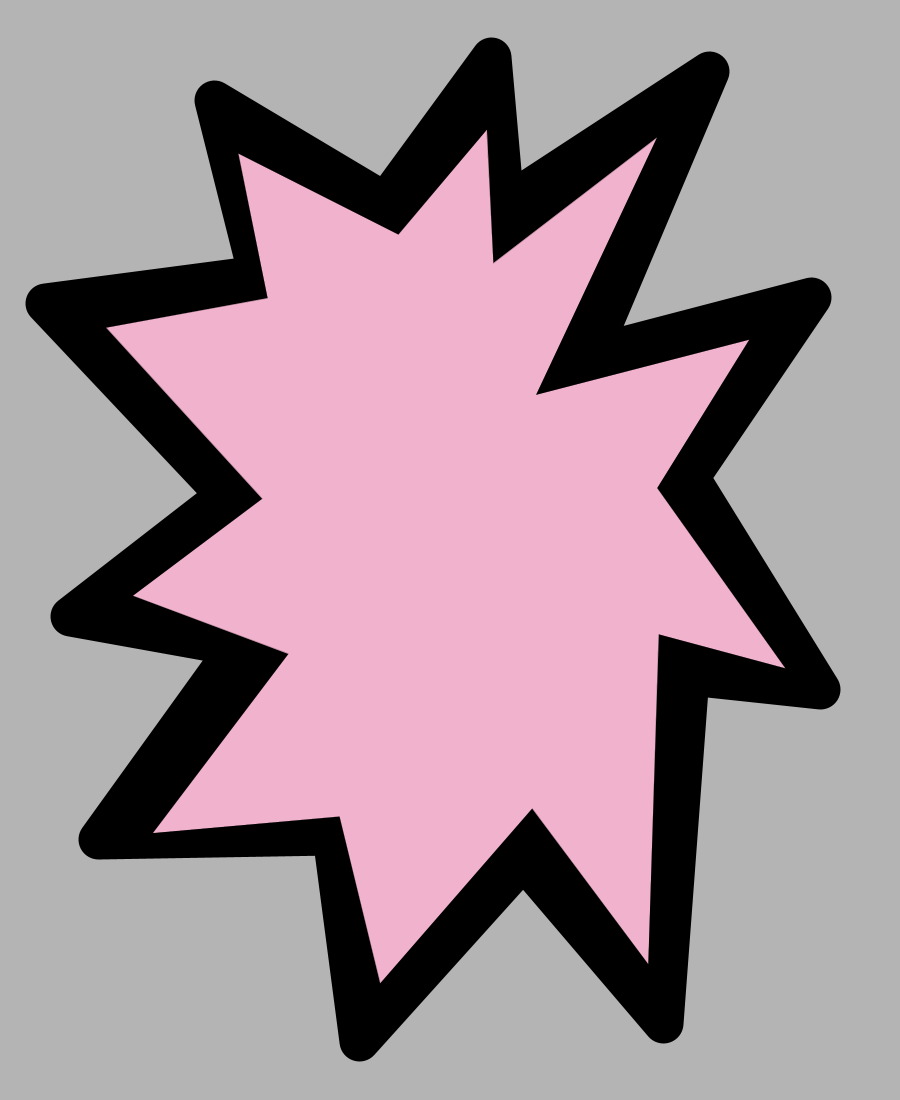
Frame 1 (no input)
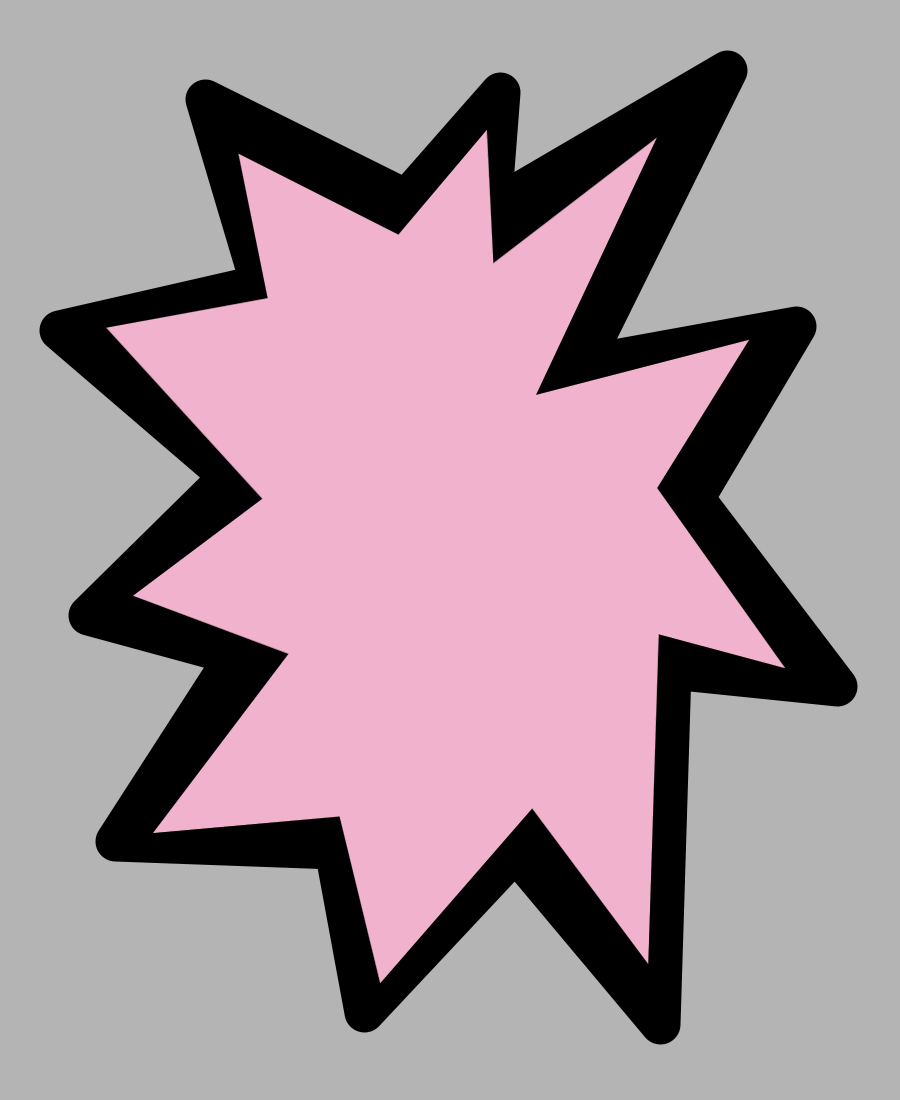
Frame 60 (the mouse pressed at the canvas centre just before this capture)
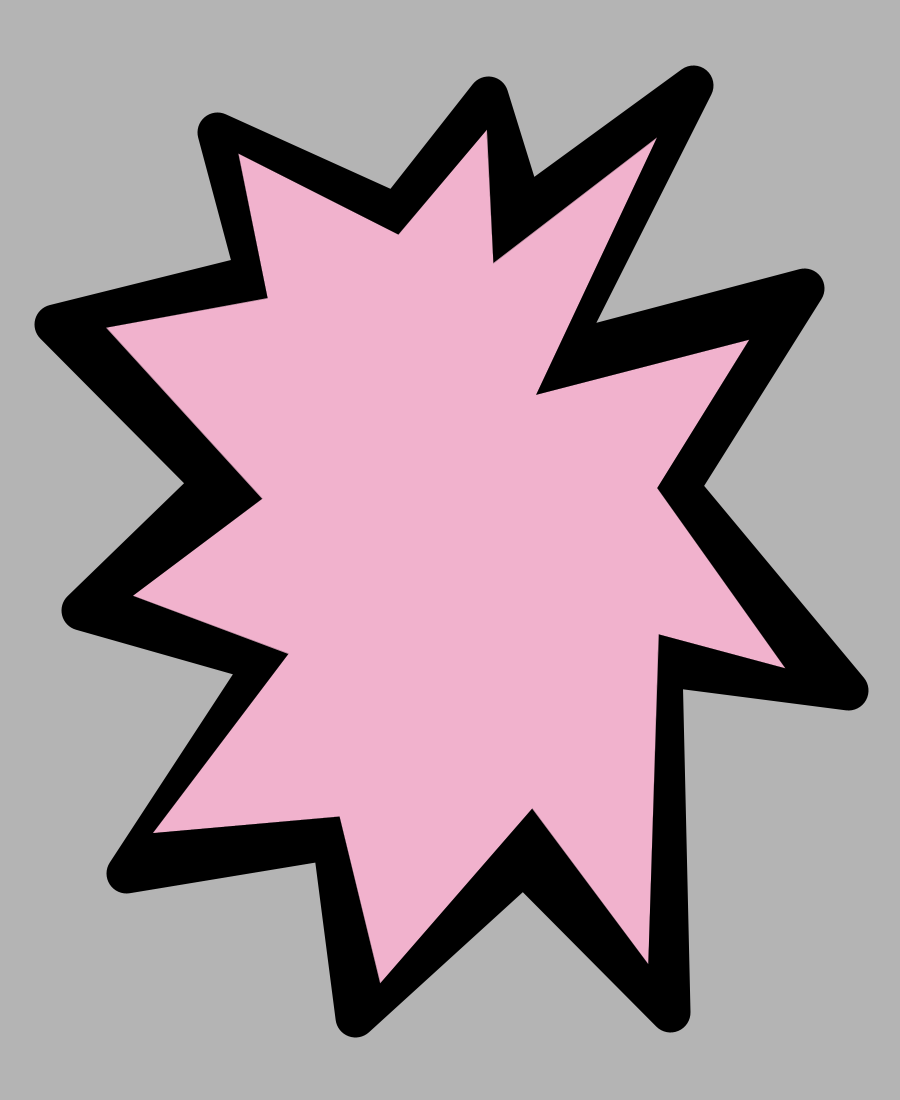
Frame 120 (the mouse held since frame 60 and released just before this capture)

The Processing sketch that drew these frames (run headless with seeded random() and noise(); from frame 60 on, the mouse is pressed at the canvas centre):

// Processing sketch: OC_LOGO_move_rand
// ── OC_LOGO_move_rand.pde

// OC LOGO ANIMATION, Tama Art University

float[][] outer = {
  {618.69, 417.09}, {728.15, 237.57}, {509.81, 292.39}, {646.16, 0.0}, {446.02, 152.01}, {438.73, 6.78}, {326.74, 134.18}, {144.47, 45.9}, {175.58, 209.37}, {0.0, 244.14}, {164.85, 426.16}, {22.34, 533.3}, {190.56, 595.32}, {43.76, 789.19}, {257.61, 773.35}, {303.77, 959.72}, {466.36, 774.31}, {602.29, 954.9}, {615.81, 595.92}, {770.0, 631.68}
};
float[][] inner = {
  {592.2, 418.0}, {684.25, 269.7}, {471.06, 324.86}, {592.02, 67.39}, {428.38, 193.}, {421.95, 59.68}, {333.35, 164.55}, {173.31, 83.53}, {202.61, 228.05}, {41.06, 257.7}, {197.14, 428.81}, {67.92, 525.8}, {223.35, 583.99}, {87.85, 763.07}, {274.54, 746.57}, {315.13, 913.37}, {467.13, 738.6}, {583.25, 894.16}, {593.85, 564.37}, {720.41, 598.34}
};
void setup() {
  size(900, 1100);
  background(255);
  colorMode(HSB, 360, 100, 100);
  frameRate(3);
}
void draw() {
  translate(65, 70);
  fill(0);
  background(255);
  strokeWeight(40.0);
  strokeJoin(ROUND);
  beginShape();
  for (int i = 0; i < 20; i++) { 
    vertex(
      outer[i][0] + random(-20, 20), 
      outer[i][1] + random(-20, 20)
      );
  }
  endShape(CLOSE);

  //fill(#ff00b8);
  //fill(#F92BB6);
  //fill(320.0, 82.7, 97.6);
  fill(334, 26.4, 94.9);
  strokeWeight(0.0);
  strokeJoin(ROUND);
  beginShape();
  for (int i = 0; i < 20; i++) { 
    vertex(inner[i][0], inner[i][1]);
  }
  endShape(CLOSE);
}
